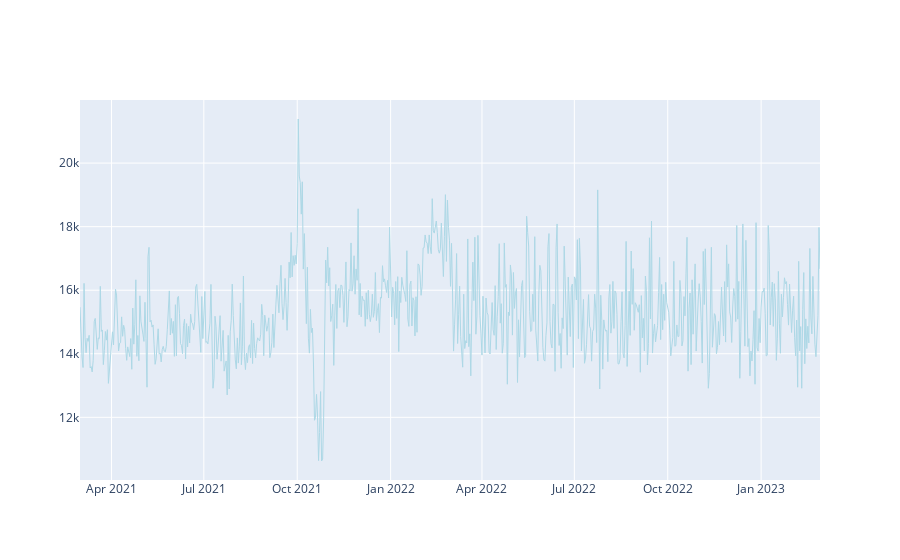

Notebook source saved alongside this figure:
### Markdown cell above
<div style="border: 1px solid RGB(0,150,250);" >
<h3 style="margin: auto; padding: 20px; color: RGB(0,150,250); ">3.3 - Graphique d'évolution du CA avec moyenne mobile</h3>
</div>

### Code cell
#CA quotidien

fig = go.Figure()

fig.add_trace(go.Scatter(
    x=ca_daily.index, 
    y=ca_daily['ca_journalier'],
    mode='lines', 
    name='CA Quotidien', 
    line=dict(width=1, color='lightblue'),
    hovertemplate='Date: %{x}<br>CA: %{y:,.2f}€<extra></extra>'
))

### Figure 1 — Plotly figure (JSON) as saved in the notebook; plotly's stock layout.template omitted (floating-point values rounded to 4 significant figures; data arrays with more than 128 entries replaced by an {"elided": "..."} marker saying what was removed)
{"data": [{"hovertemplate": "Date: %{x}<br>CA: %{y:,.2f}€<extra></extra>", "line": {"color": "lightblue", "width": 1}, "mode": "lines", "name": "CA Quotidien", "type": "scatter", "x": {"elided": "730 str values"}, "y": {"elided": "730 float values"}}], "layout": {}}
